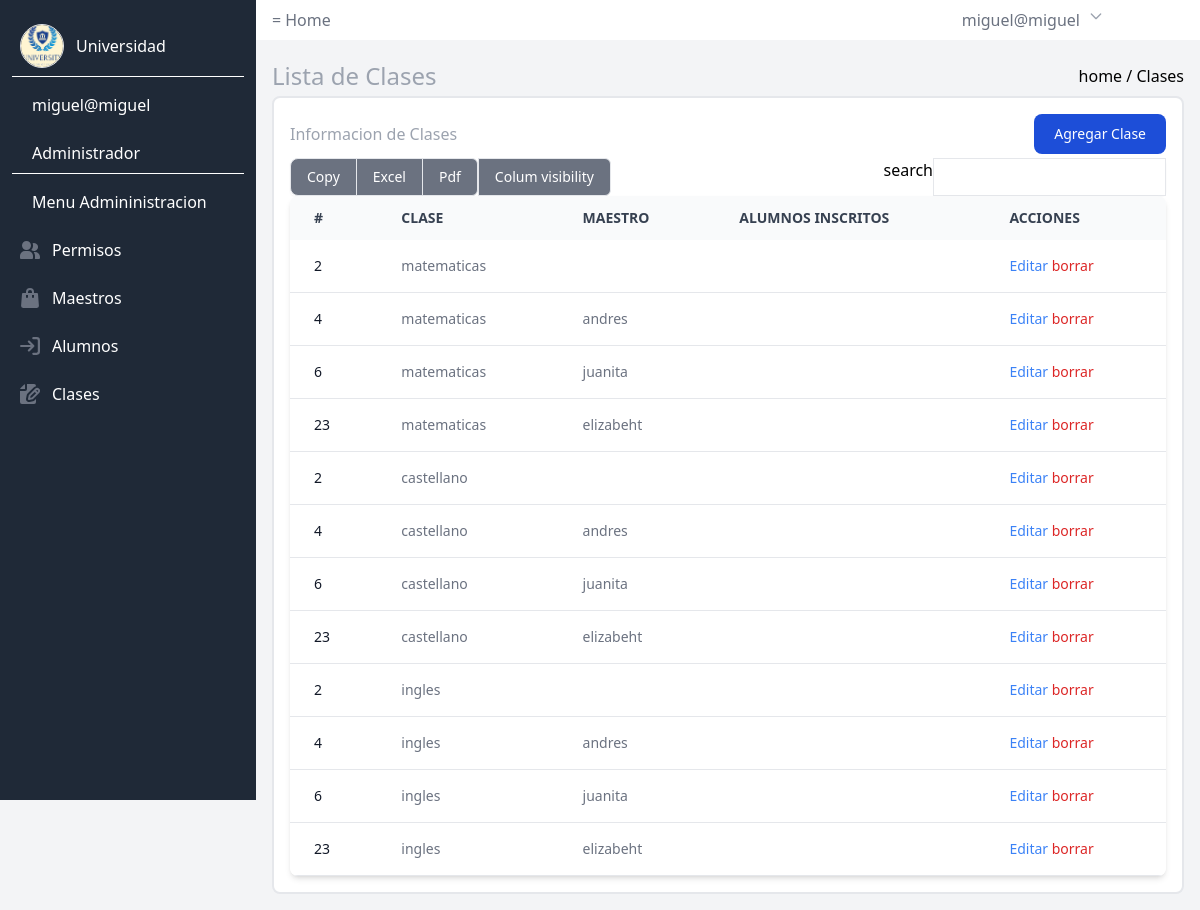
Page /clases (signed in) on the committed database.
### tables this page shows
CREATE TABLE `clases_maestros` (
  `id` int(11) NOT NULL,
  `clase_id` int(11) DEFAULT NULL,
  `maestro_id` int(11) DEFAULT NULL
);

CREATE TABLE `clases` (
  `id` int(11) NOT NULL,
  `clase_nombre` varchar(200) DEFAULT NULL
);

CREATE TABLE `usuarios` (
  `id` int(11) NOT NULL,
  `dni` varchar(100) DEFAULT NULL,
  `correo` varchar(200) DEFAULT NULL,
  `nombre` varchar(100) DEFAULT NULL,
  `apellido` varchar(100) DEFAULT NULL,
  `contrasena` varchar(200) DEFAULT NULL,
  `direccion` varchar(200) DEFAULT NULL,
  `fecha_nacimiento` varchar(100) DEFAULT NULL,
  `estado` int(11) DEFAULT NULL,
  `rol_id` int(11) DEFAULT NULL
);

### src/controller/ClasesController.php (called while the page is built, shortened)
<?php
require_once $_SERVER["DOCUMENT_ROOT"] . "/src/model/Clase.php";
class ClaseController {
    public static function clase()
    {
        $clases = Clase::findClases(2);
        include $_SERVER ["DOCUMENT_ROOT"] . "/src/views/admin/clases/clases.php";
    }
}
?>

### config/DB.php (called while the page is built)
<?php
class DB
{
    public static function connect()
    {
        $dsn = "mysql:host=localhost;dbname=university";
        $options = [PDO::ATTR_ERRMODE, PDO::ERRMODE_EXCEPTION];
        $pdo = new PDO($dsn, "root", "", $options);
        return $pdo;
    }
    public static function query($string)
    {
        $pdo = DB::connect();
        $res = $pdo->query($string);
        return $res;
    }
}
?>

### src/model/Clase.php (called while the page is built, shortened)
<?php
require_once($_SERVER["DOCUMENT_ROOT"] . "/config/DB.php");
class Clase
{
    public static function findClases($id)
    {
        $res = DB::query("SELECT
        c.id ,
        c.clase_nombre,
        cm.maestro_id,
        u.nombre
    from
        clases c
    inner join clases_maestros cm
    inner join usuarios u on cm.maestro_id = u.id
    where
        rol_id = 2;");
        $data = $res->fetchAll(PDO::FETCH_ASSOC);
        return $data ;
    }
}

### src/views/admin/clases/clases.php (the view, shortened to what this page needs)
<?php
$usuario = $_SESSION["user"];
?>
<!DOCTYPE html>
<html lang="en">
<head>
    <link href="/src/output.css" rel="stylesheet">
</head>
<body class="bg bg-gray-100">
    <div>
        <header class="bg-white text-gray-500 py-2 px-4 flex items-center ml-64 ">
            <div class="flex items-center space-x-1">
                <ul class="flex space-x-4">
                    <li><a src="/logout">=</a></li>
                </ul>
                <span>Home</span>
            </div>
            <div class=" flex relative m-auto group mr-20  ">
                <span class="justify-end mr-2"><?= $usuario["correo"] ?></span>
                <svg xmlns="http://www.w3.org/2000/svg" fill="none" viewBox="0 0 24 24" stroke="currentColor" class="w-4 h-4 text-gray-400 cursor-pointer">
                    <path stroke-linecap="round" stroke-linejoin="round" stroke-width="2" d="M19 9l-7 7-7-7"></path>
                </svg>
            </div>
        </header>
        <aside id="default-sidebar" class=" fixed top-0 left-0 z-40 w-64 h-screen transition-transform -translate-x-full sm:translate-x-0" aria-label="Sidebar">
            <div class="h-full px-3 py-4 overflow-y-auto dark:bg-gray-50 bg-gray-800">
                <ul class="space-y-2 font-medium">
                    <li class=" border-b border-white">
                        <a href="#" class="flex items-center p-2 dark:text-gray-900 rounded-lg text-white dark:hover:bg-gray-100 hover:bg-gray-700 group">
                            <img src="/PFN3-master/assets/logo md.png" class=" border rounded-full w-11 h-11 dark:text-gray-500 transition duration-75 text-gray-400 dark:group-hover:text-gray-900 group-hover:text-white" aria-hidden="true" xmlns="http://www.w3.org/2000/svg" fill="currentColor" viewBox="0 0 22 21">
                            <path d="M16.975 11H10V4.025a1 1 0 0 0-1.066-.998 8.5 8.5 0 1 0 9.039 9.039.999.999 0 0 0-1-1.066h.002Z" />
                            <path d="M12.5 0c-.157 0-.311.01-.565.027A1 1 0 0 0 11 1.02V10h8.975a1 1 0 0 0 1-.935c.013-.188.028-.374.028-.565A8.51 8.51 0 0 0 12.5 0Z" />
                            <span class="ml-3">Universidad</span>
                        </a>
                    </li>
                    <li>
                        <p href="#" class="flex items-center p-2 dark:text-gray-900 rounded-lg text-white dark:hover:bg-gray-100 hover:bg-gray-700 group">
                            <span class="flex-1 ml-3 whitespace-nowrap"><?= $usuario["correo"] ?></span>
                        </p>
                    </li>
                    <li class=" border-b border-white flex items-center p-2 dark:text-gray-900  text-white">
                        <span class="flex-1 ml-3 whitespace-nowrap">Administrador</span>
                    </li>
                    <li class=" flex items-center p-2 dark:text-gray-900 rounded-lg text-white">
                        <h3 class="flex-1 ml-3 whitespace-nowrap">Menu Admininistracion</h3>
                    </li>
                    <li>
                        <a href="/permisos.php" class="flex items-center p-2 dark:text-gray-900 rounded-lg text-white dark:hover:bg-gray-100 hover:bg-gray-700 group">
                            <span class="flex-1 ml-3 whitespace-nowrap">Permisos</span>
                        </a>
                    </li>
                    <li>
                        <a href="/maestros.php" class="flex items-center p-2 dark:text-gray-900 rounded-lg text-white dark:hover:bg-gray-100 hover:bg-gray-700 group">
                            <span class="flex-1 ml-3 whitespace-nowrap">Maestros</span>
                        </a>
                    </li>
                    <li>
                        <a href="/estudiante" class="flex items-center p-2 dark:text-gray-900 rounded-lg text-white dark:hover:bg-gray-100 hover:bg-gray-700 group">
                            <span class="flex-1 ml-3 whitespace-nowrap">Alumnos</span>
                        </a>
                    </li>
                    <li>
                        <a href="/clases.php" class="flex items-center p-2 dark:text-gray-900 rounded-lg text-white dark:hover:bg-gray-100 hover:bg-gray-700 group">
                            <span class="flex-1 ml-3 whitespace-nowrap">Clases</span>
                        </a>
                    </li>
                </ul>
            </div>
        </aside>
        <div class=" p-4 sm:ml-64">
            <div class="flex items-center gap-60 h-10 border-dotted border-red-800 ">
                <h1 class="text-2xl text-gray-400 dark:text-gray-500 justify-start">
                    Lista de Clases
                </h1>
                <p class="w-max ml-auto border-white rounded-md justify-end">home / Clases </p>
            </div>
            <div class=" bg bg-white p-4 border-2 border-gray-200  rounded-lg dark:border-gray-700">
                <div class="">
                    <div class="flex items-center  h-10 rounded bg-wite  dark:bg-gray-800 mb-1">
                        <span class="text-gray-400 dark:text-gray-500 justify-start">Informacion de Clases</span>
                        <button data-modal-target="authentication-modal" data-modal-toggle="authentication-modal" class="ml-auto justify-end block text-white bg-blue-700 hover:bg-blue-800 focus:ring-4 focus:outline-none focus:ring-blue-300 font-medium rounded-lg text-sm px-5 py-2.5 text-center dark:bg-blue-600 dark:hover:bg-blue-700 dark:focus:ring-blue-800" type="button">
                            Agregar Clase
                        </button>
                    </div>
                </div class="flex items-center gap-60 h-10 rounded bg-wite dark:bg-gray-800 mb-1 ">
                <div class="flex rounded-md shadow-sm">
                    <a href="#" aria-current="page" class="px-4 py-2 text-sm font-medium text-white bg-gray-500 border border-gray-200 rounded-l-lg hover:bg-gray-100 focus:z-10 focus:ring-2 focus:ring-blue-700 focus:text-blue-700 dark:bg-gray-700 dark:border-gray-600 dark:text-white dark:hover:text-white dark:hover:bg-gray-600 dark:focus:ring-blue-500 dark:focus:text-white">
                        Copy
                    </a>
                    <a href="#" class="px-4 py-2 text-sm font-medium text-white bg-gray-500 border-t border-b border-gray-200 hover:bg-gray-100 hover:text-blue-700 focus:z-10 focus:ring-2 focus:ring-blue-700 focus:text-blue-700 dark:bg-gray-700 dark:border-gray-600 dark:text-white dark:hover:text-white dark:hover:bg-gray-600 dark:focus:ring-blue-500 dark:focus:text-white">
                        Excel
                    </a>
                    <a href="#" class="px-4 py-2 text-sm font-medium text-white bg-gray-500  border border-gray-200 rounded-r-md hover:bg-gray-100 hover:text-blue-700 focus:z-10 focus:ring-2 focus:ring-blue-700 focus:text-blue-700 dark:bg-gray-700 dark:border-gray-600 dark:text-white dark:hover:text-white dark:hover:bg-gray-600 dark:focus:ring-blue-500 dark:focus:text-white">
                        Pdf
                    </a>
                    <a href="#" class="px-4 py-2 text-sm font-medium text-white bg-gray-500  border border-gray-200 rounded-r-md hover:bg-gray-100 hover:text-blue-700 focus:z-10 focus:ring-2 focus:ring-blue-700 focus:text-blue-700 dark:bg-gray-700 dark:border-gray-600 dark:text-white dark:hover:text-white dark:hover:bg-gray-600 dark:focus:ring-blue-500 dark:focus:text-white">
                        Colum visibility
                    </a>
                    <label class="w-max ml-auto border-white rounded-md justify-end" for="">search</label><input class="border" type="text">
                </div>
                <div class="relative overflow-x-auto shadow-md sm:rounded-lg">
                    <table class="w-full text-sm text-left text-gray-500 dark:text-gray-400">
                        <thead class="text-sm text-gray-700 uppercase bg-gray-50 dark:bg-gray-700 dark:text-gray-400">
                            <tr>
                                <th scope="col" class="px-6 py-3">
                                    #
                                </th>
                                <th scope="col" class="px-6 py-3">
                                    Clase
                                </th>
                                <th scope="col" class="px-6 py-3">
                                    Maestro
                                </th>
                                <th scope="col" class="px-6 py-3">
                                    Alumnos inscritos
                                </th>
                                <th scope="col" class="px-6 py-3">
                                    Acciones
                                </th>
                            </tr>
                        </thead>
                        <tbody>
                            <?php foreach ($clases as $clase) { ?>
                                <tr class="bg-white border-b dark:bg-gray-900 dark:border-gray-700">
                                    <td scope="row" class="px-6 py-4 font-medium text-gray-900 whitespace-nowrap dark:text-white">
                                        <?= $clase["maestro_id"] ?>
                                    </td>
                                    <td class="px-6 py-4">
                                        <?= $clase["clase_nombre"] ?>
                                    </td>
                                    <td class="px-6 py-4">
                                        <?= $clase["nombre"] ?>
                                    </td>
                                    <td class="px-6 py-4">
                                    </td>
                                    <td class="px-6 py-4">
                                        <a href="/editaClase?id=<?= $clase["maestro_id"] ?>" class="text-blue-500 hover:underline">Editar</a>
                                        <a href="/eliminaClase?id=<?= $clase["maestro_id"] ?>" class="font-medium text-red-600 dark:text-red-500 hover:underline">borrar</a>
                                    </td>
                                </tr>
                            <?php } ?>
                        </tbody>
                    </table>
                </div>
            </div>
        </div>
    </div>
</body>
</body>
</html>

### rows in the picture
clases_maestros: maestro "2", clases.clase_nombre "matematicas", clases.clase_nombre "castellano", clase.clase_nombre "ingles"
clases_maestros: maestro "4", clases.clase_nombre "matematicas", maestro.nombre "andres", clases.clase_nombre "castellano", clase.clase_nombre "ingles"
clases_maestros: maestro "6", clases.clase_nombre "matematicas", maestro.nombre "juanita", clases.clase_nombre "castellano", clase.clase_nombre "ingles"
clases_maestros: maestro "23", clases.clase_nombre "matematicas", maestro.nombre "elizabeht", clase.clase_nombre "castellano", clases.clase_nombre "ingles"

### other values in the picture
$usuario["correo"] "miguel@miguel"
